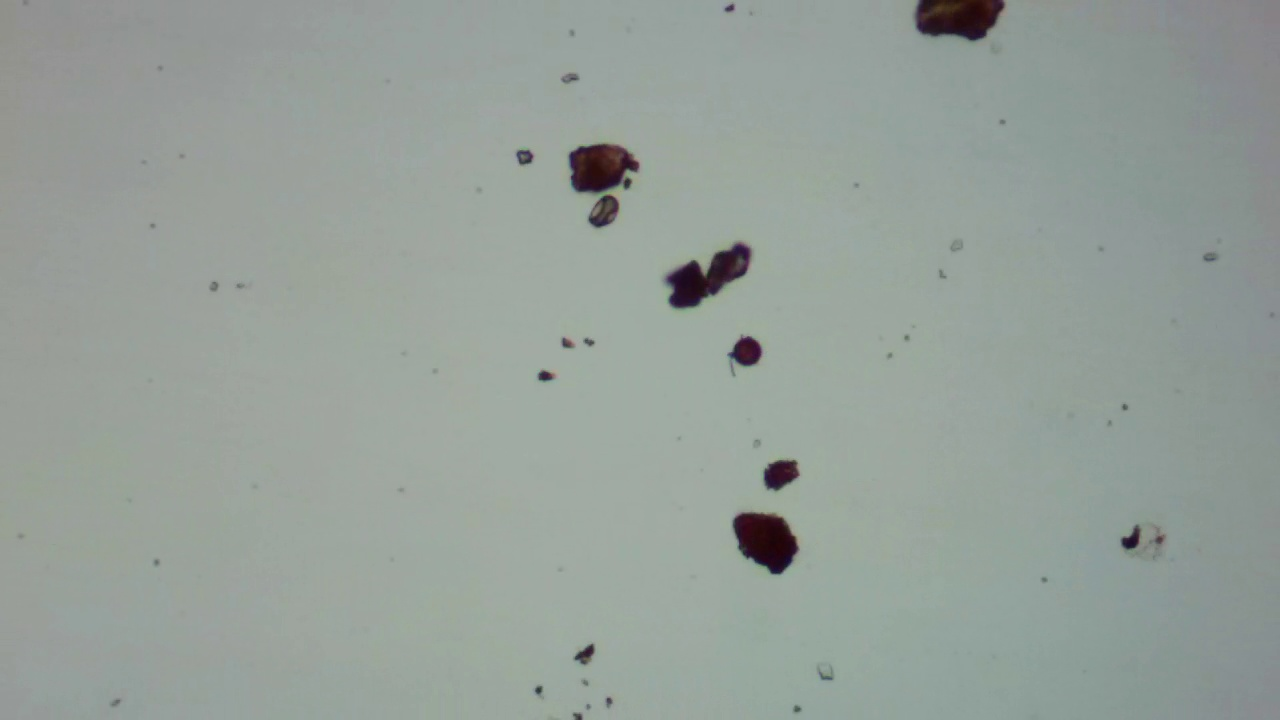
#> input picture frames/Frame20.jpg, 1280 x 720 px
$ python teste.py   (older library calls are emulated)
#> lines starting #> are read from the running program, lines starting #| are printed output that depends on the picture; after the words box and inside, x2 and y2 are one past the last pixel; in counts of white or black regions, pixels touching at a corner belong together
import cv2
import numpy as np
import mahotas as mt
import os
import pandas as pd

image = cv2.imread('frames/Frame20.jpg')
#> image is the input picture: shape (720, 1280, 3); mean B, G, R 153.2, 159.1, 149.8
img_gray = cv2.cvtColor(image, cv2.COLOR_BGR2GRAY)

# [8 lines of commented-out code are left out]

blurred = cv2.GaussianBlur(img_gray, (5, 5), 0)
wide = cv2.Canny(blurred, 10, 200)
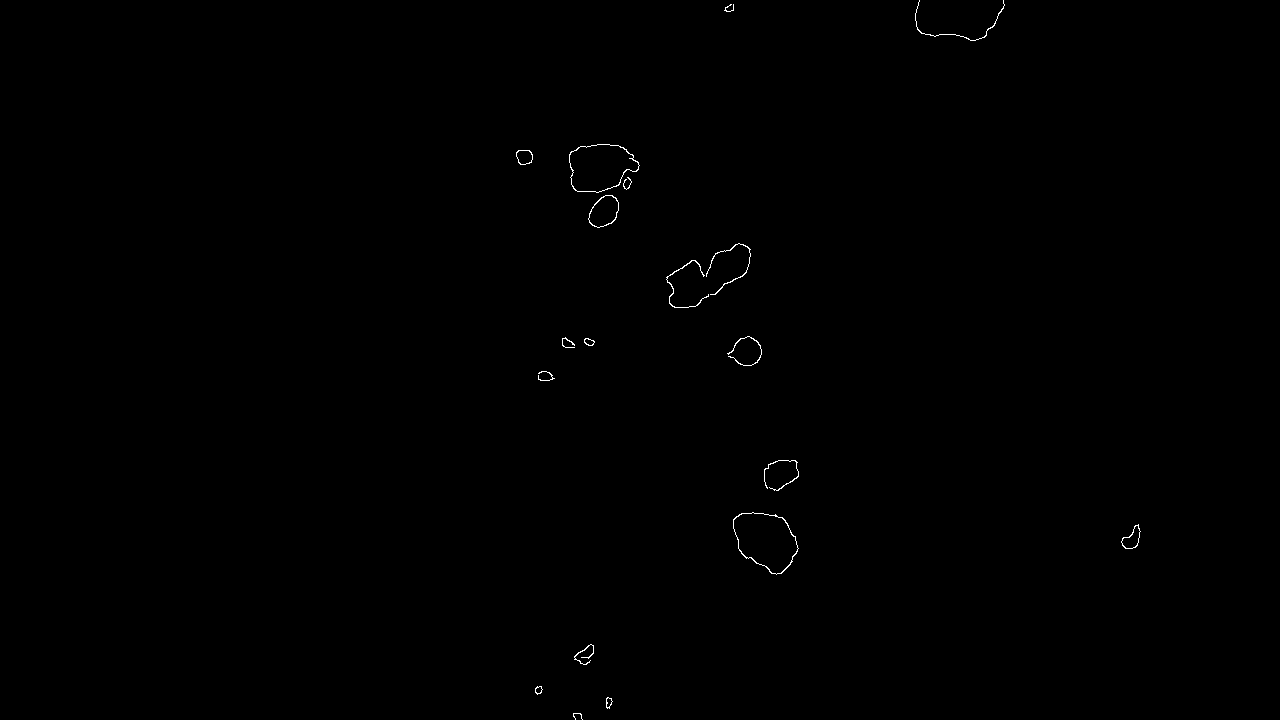
#> wide: shape (720, 1280); 0.19% white in thin lines or dots, all inside (x1, y1, x2, y2) = (516, 0, 1141, 720)
cv2.imwrite('saves/image_wide.jpg', wide)

# detecta contornos na imagem binarizada usando cv2.CHAIN_APPROX_NONE
contours, hierarchy = cv2.findContours(image=wide, mode=cv2.RETR_TREE, method=cv2.CHAIN_APPROX_NONE)
#> contours = 27 contours, 5 with area under 20; largest, box (x1, y1, x2, y2) and area: (733, 512, 799, 575) 2790, (733, 512, 799, 575) 2732, (569, 144, 640, 193) 2481, (569, 144, 640, 193) 2446, (588, 195, 619, 228) 694

# desenha o contorno na imagem original
image_copy = image.copy()
# cv2.drawContours(image=image_copy, contours=contours, contourIdx=-1, color=(0, 255, 0), thickness=2, lineType=cv2.LINE_AA)
# cv2.imwrite('saves/contours_none_image.jpg', image_copy)

x, y = [], []

# utilizado para extrair cada imagem encontrada com o algoritmo de fremman
for count, contour_line in enumerate(contours):
    x, y = [], []
    if len(contour_line) > 80:
        for contour in contour_line:
            x.append(contour[0][0])
            y.append(contour[0][1])

        x1, x2, y1, y2 = min(x), max(x), min(y), max(y)
        cropped = image[y1:y2, x1:x2]
        cv2.imwrite(f'saves/crop/crop{count}.png',cropped)
        x.clear()
        y.clear()
#> this loop made 27 passes
#> (x1, x2, y1, y2) on passes 6, 9, 10, 11, 16, 17, 18, 19, 20, 24, 25, 27: (574, 593, 644, 664), (733, 798, 512, 574), (733, 798, 512, 574), (764, 798, 460, 490), (727, 761, 336, 365), (666, 708, 260, 307), (706, 750, 243, 294), (588, 618, 195, 227), (588, 618, 195, 227), (569, 639, 144, 192), (569, 639, 144, 192), (915, 1004, 0, 40)

$ run again, with frames/Frame0.jpg copied over frames/Frame20.jpg
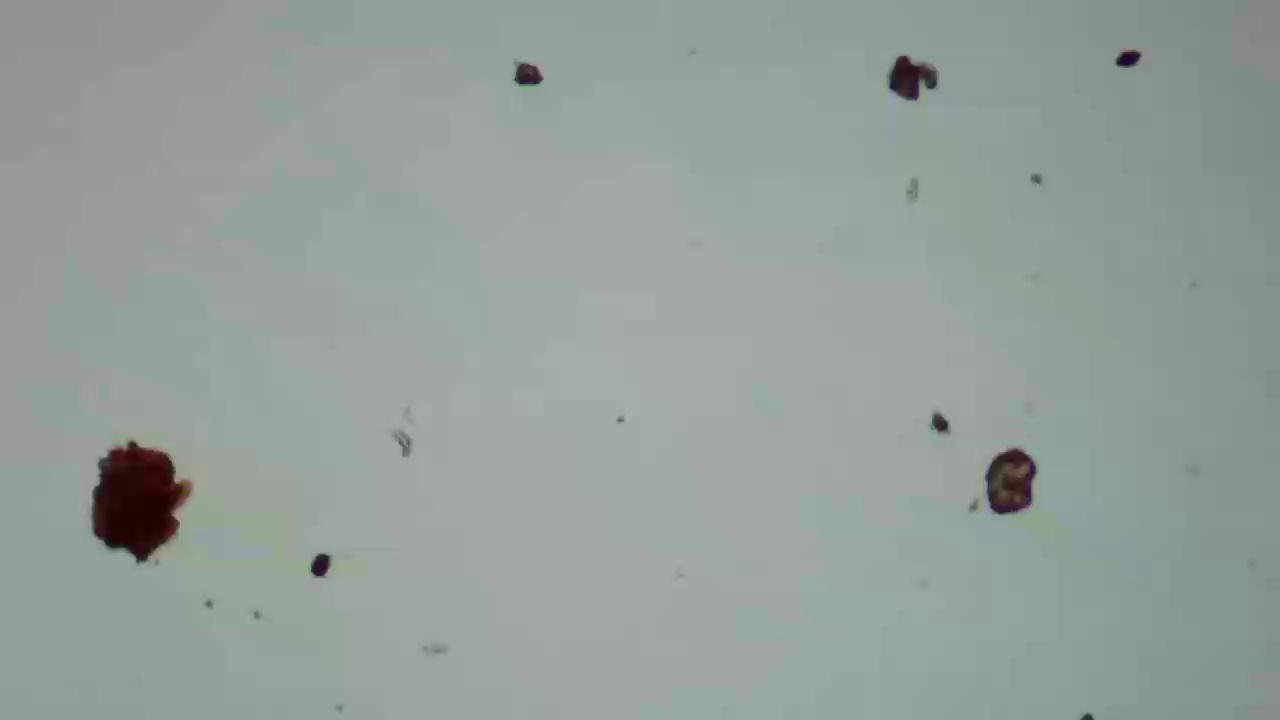
#> input picture frames/Frame0.jpg, 1280 x 720 px
#> image is the input picture: shape (720, 1280, 3); mean B, G, R 155.3, 159.4, 148.8
#> `wide = cv2.Canny(blurred, 10, 200)`:
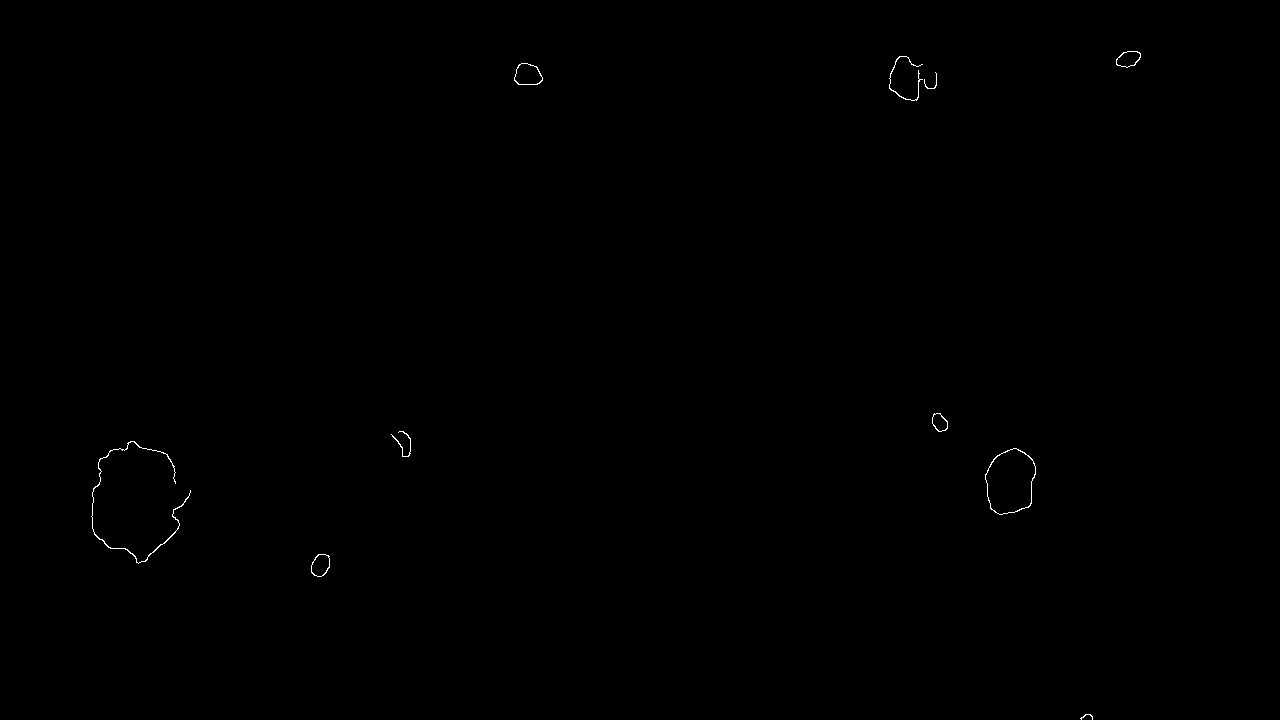
#> wide: shape (720, 1280); 0.13% white in thin lines or dots, all inside (x1, y1, x2, y2) = (91, 51, 1141, 720)
#> contours = 15 contours, 3 with area under 20; largest, box (x1, y1, x2, y2) and area: (985, 448, 1036, 515) 2542, (985, 448, 1036, 515) 2504, (514, 63, 543, 85) 468, (514, 63, 543, 85) 450, (311, 554, 330, 577) 317
#> the loop `for count, contour_line in enumerate(contours):` made 15 passes
#> (x1, x2, y1, y2) on passes 4, 5, 6, 7, 13: (985, 1035, 448, 514), (985, 1035, 448, 514), (91, 190, 441, 563), (391, 410, 431, 456), (889, 922, 56, 100)

$ run again, with frames/Frame10.jpg copied over frames/Frame20.jpg
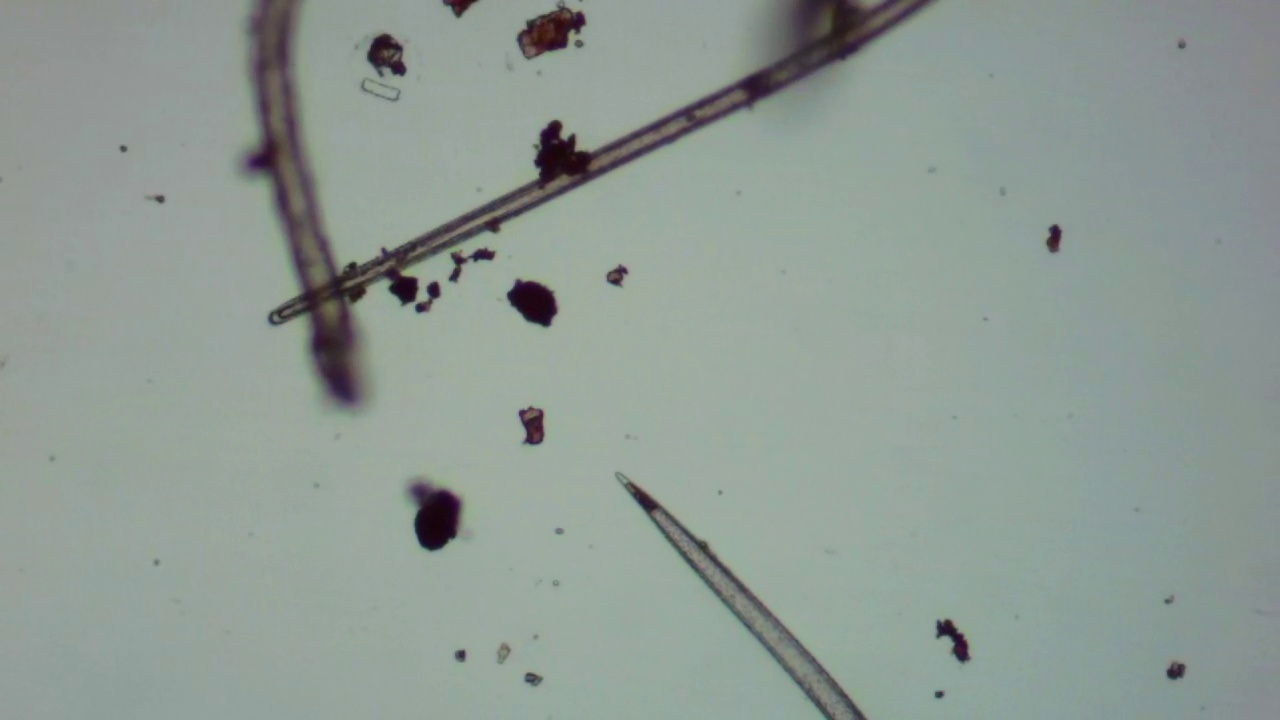
#> input picture frames/Frame10.jpg, 1280 x 720 px
#> image is the input picture: shape (720, 1280, 3); mean B, G, R 148.3, 154.5, 143
#> `wide = cv2.Canny(blurred, 10, 200)`:
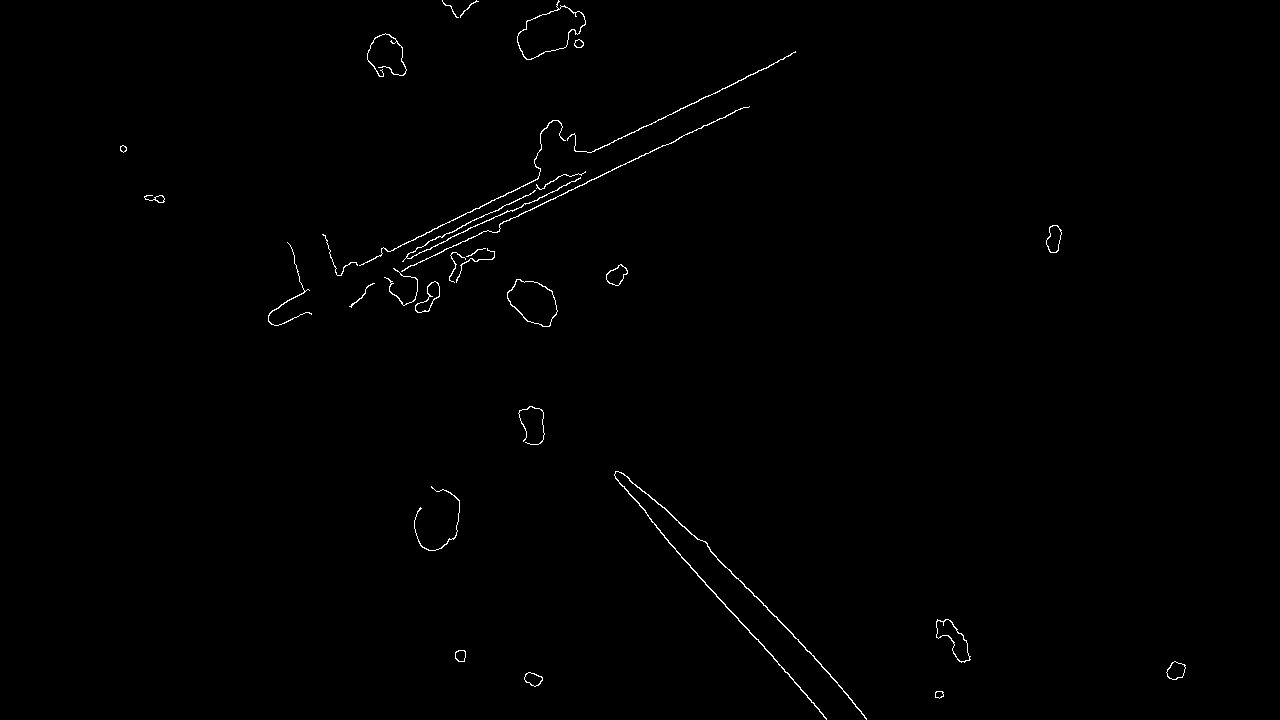
#> wide: shape (720, 1280); 0.53% white in thin lines or dots, all inside (x1, y1, x2, y2) = (120, 0, 1186, 720)
#> contours = 44 contours, 9 with area under 20; largest, box (x1, y1, x2, y2) and area: (517, 0, 586, 60) 2146, (517, 6, 586, 60) 2092, (507, 279, 558, 327) 1584, (507, 279, 558, 327) 1538, (936, 619, 971, 663) 653
#> the loop `for count, contour_line in enumerate(contours):` made 44 passes
#> (x1, x2, y1, y2) on passes 9, 10, 11, 12, 13, 15, 16, 17: (936, 970, 619, 662), (936, 969, 619, 661), (414, 459, 486, 550), (614, 866, 471, 719), (518, 544, 406, 444), (415, 439, 281, 312), (415, 439, 281, 312), (507, 557, 279, 326)
